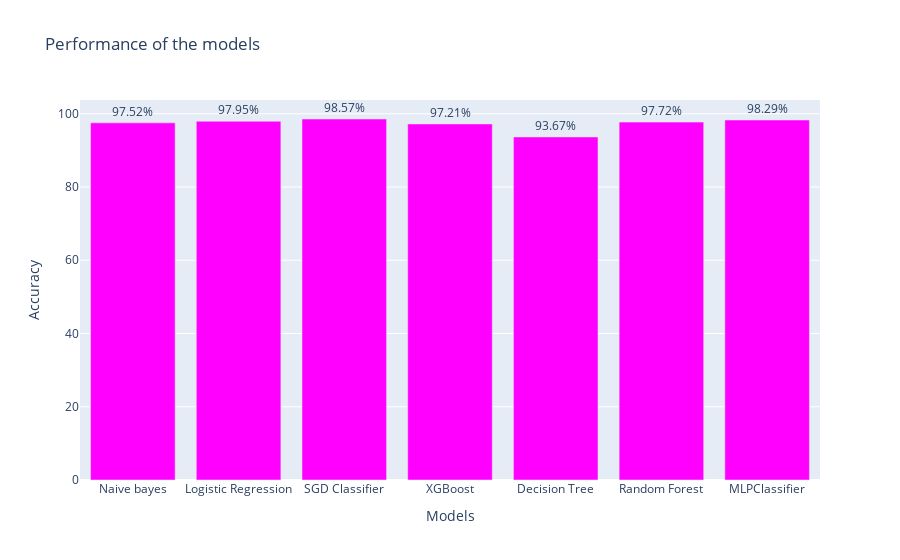

The notebook cell this image was saved under:
### Markdown cell above
## 5.8| EDA comparison of the models performances

### Code cell
models = ['Naive bayes', 'Logistic Regression', 'SGD Classifier', 'XGBoost', 'Decision Tree', 'Random Forest', 'MLPClassifier']
accuracies = [97.52, 97.95, 98.57, 97.21, 93.67, 97.72, 98.29]

# Create the bar chart
fig = px.bar(x=models, y=accuracies, labels={'x': 'Models', 'y': 'Accuracy'},
             title="Performance of the models", text=accuracies)

# Customize the layout (optional)
fig.update_traces(texttemplate='%{text:.2f}%', textposition='outside', marker_color='magenta')

# Show the plot
fig.show()

### Figure 1 — Plotly figure (JSON) as saved in the notebook; plotly's stock layout.template omitted (floating-point values rounded to 4 significant figures)
{"data": [{"hovertemplate": "Models=%{x}<br>Accuracy=%{y}<br>text=%{text}<extra></extra>", "legendgroup": "", "marker": {"color": "magenta", "pattern": {"shape": ""}}, "name": "", "orientation": "v", "showlegend": false, "text": [97.52, 97.95, 98.57, 97.21, 93.67, 97.72, 98.29], "textposition": "outside", "texttemplate": "%{text:.2f}%", "type": "bar", "x": ["Naive bayes", "Logistic Regression", "SGD Classifier", "XGBoost", "Decision Tree", "Random Forest", "MLPClassifier"], "xaxis": "x", "y": [97.52, 97.95, 98.57, 97.21, 93.67, 97.72, 98.29], "yaxis": "y"}], "layout": {"barmode": "relative", "legend": {"tracegroupgap": 0}, "title": {"text": "Performance of the models"}, "xaxis": {"anchor": "y", "domain": [0, 1], "title": {"text": "Models"}}, "yaxis": {"anchor": "x", "domain": [0, 1], "title": {"text": "Accuracy"}}}}
